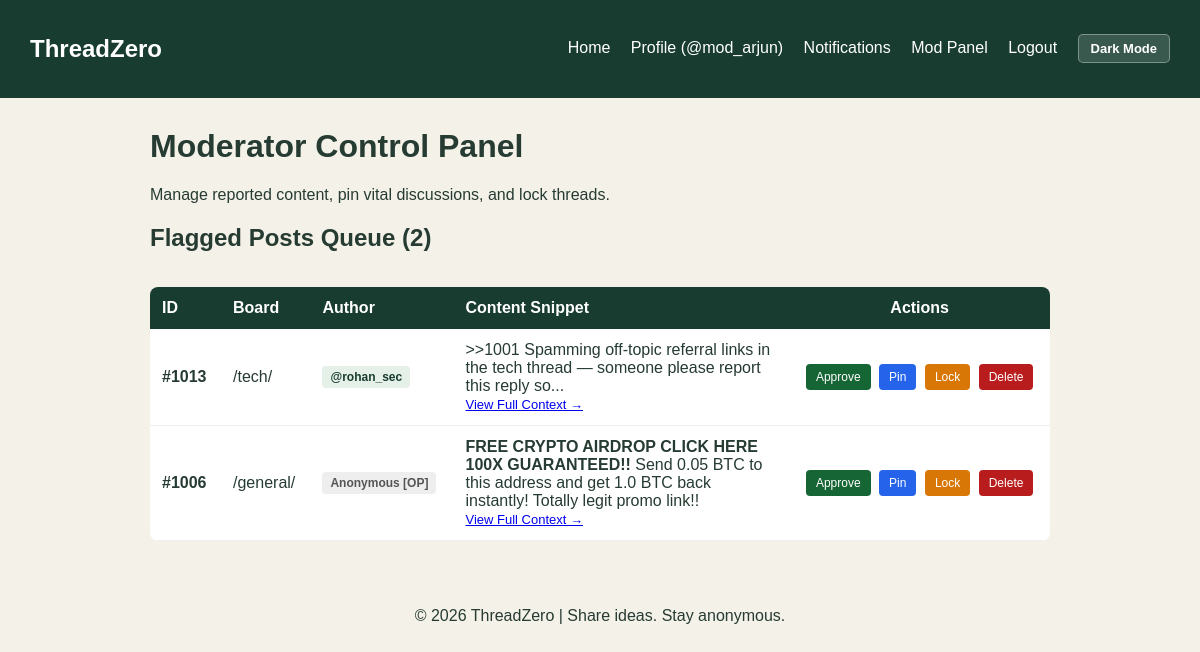
/admin.php (signed in), run on the app's committed database.
### tables this page shows
CREATE TABLE posts (
    id INT AUTO_INCREMENT PRIMARY KEY,
    board_id INT NOT NULL,
    user_id INT NOT NULL,
    parent_id INT DEFAULT NULL,
    title VARCHAR(150) DEFAULT NULL,                
    content TEXT NOT NULL,
    image_path VARCHAR(255) DEFAULT NULL,
    is_anon TINYINT(1) DEFAULT 0,                   
    is_pinned TINYINT(1) DEFAULT 0,
    is_locked TINYINT(1) DEFAULT 0,
    is_reported TINYINT(1) DEFAULT 0,               
    bumped_at TIMESTAMP DEFAULT CURRENT_TIMESTAMP,
    created_at TIMESTAMP DEFAULT CURRENT_TIMESTAMP,
    FOREIGN KEY (board_id) REFERENCES boards(id) ON DELETE CASCADE,
    FOREIGN KEY (user_id) REFERENCES users(id) ON DELETE CASCADE,
    FOREIGN KEY (parent_id) REFERENCES posts(id) ON DELETE CASCADE
);

CREATE TABLE boards (
    id INT AUTO_INCREMENT PRIMARY KEY,
    slug VARCHAR(20) UNIQUE NOT NULL,               
    title VARCHAR(100) NOT NULL,
    description VARCHAR(255) NOT NULL
);

CREATE TABLE users (
    id INT AUTO_INCREMENT PRIMARY KEY,
    username VARCHAR(50) UNIQUE NOT NULL,           
    password_hash VARCHAR(255) DEFAULT NULL,        
    token_lookup CHAR(64) DEFAULT NULL,             
    bio VARCHAR(255) DEFAULT 'Hello, I use ThreadZero.',
    role ENUM('user', 'mod') DEFAULT 'user',
    created_at TIMESTAMP DEFAULT CURRENT_TIMESTAMP,
    UNIQUE KEY unique_token_lookup (token_lookup)   
);

### admin.php (the view, shortened to what this page needs)
<?php
require_once 'config/db.php';
require_once 'config/functions.php';
    ?>
    <?php
$reported_sql = "SELECT p.*, u.username, b.slug AS board_slug
                 FROM posts p
                 JOIN users u ON p.user_id = u.id
                 JOIN boards b ON p.board_id = b.id
                 WHERE p.is_reported = 1
                 ORDER BY p.created_at DESC";
$reported_stmt = $pdo->prepare($reported_sql);
$reported_stmt->execute();
$reported_posts = $reported_stmt->fetchAll();
include 'includes/header.php';
?>
<main class="home-content">
    <h1>Moderator Control Panel</h1>
    <p>Manage reported content, pin vital discussions, and lock threads.</p>
    <h2>Flagged Posts Queue (<?= count($reported_posts) ?>)</h2>
    <?php if (empty($reported_posts)): ?>
        <div class="recent-box">
            <p>No reported posts in the queue. Everything looks clean!</p>
        </div>
    <?php else: ?>
        <div style="overflow-x: auto;">
            <table style="width: 100%; background: white; border-collapse: collapse; border-radius: 8px; overflow: hidden; margin-top: 15px;">
                <thead>
                    <tr style="background-color: #183d30; color: white; text-align: left;">
                        <th style="padding: 12px;">ID</th>
                        <th style="padding: 12px;">Board</th>
                        <th style="padding: 12px;">Author</th>
                        <th style="padding: 12px;">Content Snippet</th>
                        <th style="padding: 12px; text-align: center;">Actions</th>
                    </tr>
                </thead>
                <tbody>
                    <?php foreach ($reported_posts as $post): ?>
                        <tr style="border-bottom: 1px solid #eee;">
                            <td style="padding: 12px; font-weight: bold;">#<?= (int)$post['id'] ?></td>
                            <td style="padding: 12px;">/<?= htmlspecialchars($post['board_slug']) ?>/</td>
                            <td style="padding: 12px;"><?= renderAuthorBadge($post) ?></td>
                            <td style="padding: 12px; max-width: 300px; word-break: break-word;">
                                <strong><?= htmlspecialchars($post['title'] ?? '') ?></strong>
                                <?= htmlspecialchars(mb_strimwidth($post['content'], 0, 100, '...')) ?>
                                <br>
                                <a href="thread.php?id=<?= (int)($post['parent_id'] ?? $post['id']) ?>#p<?= (int)$post['id'] ?>" target="_blank" style="font-size: 13px;">View Full Context &rarr;</a>
                            </td>
                            <td style="padding: 12px; text-align: center; white-space: nowrap;">
                                <form method="POST" action="admin.php" style="display: inline;">
                                    <button type="submit" style="background: #166534; color: white; border: none; padding: 6px 10px; border-radius: 4px; cursor: pointer; font-size: 12px;">Approve</button>
                                </form>
                                <form method="POST" action="admin.php" style="display: inline; margin-left: 4px;">
                                    <button type="submit" style="background: #2563eb; color: white; border: none; padding: 6px 10px; border-radius: 4px; cursor: pointer; font-size: 12px;">
                                        <?= (int)$post['is_pinned'] === 1 ? 'Unpin' : 'Pin' ?>
                                    </button>
                                </form>
                                <form method="POST" action="admin.php" style="display: inline; margin-left: 4px;">
                                    <button type="submit" style="background: #d97706; color: white; border: none; padding: 6px 10px; border-radius: 4px; cursor: pointer; font-size: 12px;">
                                        <?= (int)$post['is_locked'] === 1 ? 'Unlock' : 'Lock' ?>
                                    </button>
                                </form>
                                <form method="POST" action="admin.php" style="display: inline; margin-left: 4px;" onsubmit="return confirm('Permanently delete this reported post?');">
                                    <button type="submit" style="background: #b91c1c; color: white; border: none; padding: 6px 10px; border-radius: 4px; cursor: pointer; font-size: 12px;">Delete</button>
                                </form>
                            </td>
                        </tr>
                    <?php endforeach; ?>
                </tbody>
            </table>
        </div>
    <?php endif; ?>
</main>
<?php include 'includes/footer.php'; ?>

### config/functions.php (shortened to what this page needs)
<?php
function renderAuthorBadge($post, $parentThread = null) {
    if ($post['parent_id'] === null && (int)$post['is_anon'] === 1) {
        return '<span class="badge-anon">Anonymous [OP]</span>';
    }
    $username = htmlspecialchars($post['username'] ?? 'User', ENT_QUOTES, 'UTF-8');
    return '<span class="badge-user">@' . $username . '</span>';
}
?>

### assets/css/style.css (style rules this page uses)
.home-page, .login-page, .register-page, .thread-page, .profile-page, .notifications-page { margin: 0; background-color: #f4f1e8; font-family: Arial, sans-serif; color: #263b32; }
.home-content { width: 900px; max-width: 90%; margin: 30px auto; }
.badge-anon { display: inline-block; background-color: #eeeeee; color: #555555; padding: 4px 8px; border-radius: 4px; font-size: 12px; font-weight: bold; }
.badge-user { display: inline-block; background-color: #e5f0e9; color: #183d30; padding: 4px 8px; border-radius: 4px; font-size: 12px; font-weight: bold; }
:root { color-scheme: light; --bg: #f4f1e8; --card-bg: #ffffff; --sub-bg: #f4f1e8; --text-main: #263b32; --text-muted: #666666; --header-bg: #183d30; --border-color: #cccccc; --input-bg: #ffffff; }

### data on the page
posts: id "1013", board.slug "tech", user.username "rohan_sec", content ">>1001 Spamming off-topic referral links in the tech thread — someone please report this reply so...", is_pinned "Pin", is_locked "Lock"
posts: id "1006", board.slug "general", is_anon "Anonymous [OP]", title "FREE CRYPTO AIRDROP CLICK HERE 100X GUARANTEED!!", content "Send 0.05 BTC to this address and get 1.0 BTC back instantly! Totally legit promo link!!", is_pinned "Pin", is_locked "Lock"

### other printed values
$_SESSION['username'] "mod_arjun"
count($reported_posts) "2"
